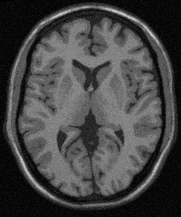
#> input picture 2-ImagenesDigitales/archivos-practica2/Ejercicio2/ImagenA.pgm, 181 x 217 px
$ python Ejercicio2B.py
#> lines starting #> are read from the running program, lines starting #| are printed output that depends on the picture
import cv2
import numpy as np
import matplotlib.pyplot as plt
from matplotlib.ticker import AutoMinorLocator
from matplotlib.ticker import MultipleLocator
import os.path

def read_pgm_file(file_name, path = r'C:\Users\Propietario\Desktop\ib\5-Maestría\Imágenes Médicas\Practicas\Practica2\archivos-practica2\\'):
    """ Función que lee un archivo .pgm

    Args:
        file_name (str): Nombre del archivo .pgm
        path (str): Ruta donde se encuentra el archivo .pgm

    Returns:
        img (np.array): Imagen en formato de array de numpy
    """
#> called with file_name = 'ImagenA.pgm'
    # Para abrir la imagen hay que cambiar el directorio a la carpeta donde está la imagen
    data_dir = os.path.dirname(path)

    # Vemos si la imagen existe
    file_path = os.path.join(data_dir, file_name)
    assert os.path.isfile(file_path), 'file \'{0}\' does not exist'.format(file_path)

    # Leemos la imágen utilizando OpenCV, con la bandera cv2.IMREAD_GRAYSCALE que indica que se leerá en escala de grises
    img = cv2.imread(file_name,flags=cv2.IMREAD_GRAYSCALE)
#> img is the input picture: shape (217, 181); min 0, max 219, mean 67.9

    # Si la imagen se leyó correctamente, mostramos su tamaño sinó mostramos un mensaje de error
    if img is not None:
        print('img.size: ', img.size)
#| img.size:  39277
    else:
        print('imread({0}) -> None'.format(file_path))

    return img


def transformacion_binaria(img):
    """ Función que realiza una trasnformación binaria a una imagen
    T(pixel) = 1 si 0 < r < 128
    T(pixel) = 0 si r >= 128
    Args:
        img (np.array): Imagen en formato de array de numpy

    Returns:
        imout (np.array): Imagen transformada
    """
    pixels = img.flatten()
    s = np.zeros(len(pixels))
    for i, r in enumerate(pixels):
        if 0 < r < 128:
            s[i] = 1
        elif r >= 128:
            s[i] = 0
#> this loop made 39277 passes
#> r on passes 1 to 3: 0, 0, 0
    imout = s.reshape(img.shape)
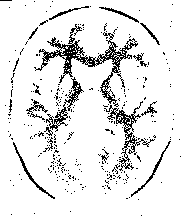
#> imout: shape (217, 181) float64; values 0 (black) and 1 (white), 90.1% white; black in thin lines or dots
    return imout

def save_plot_img(im, filename):
#> called with filename = 'Out_ImagenATransformacion1.pdf'
    fig = plt.figure()
    ax1 = plt.subplot(1, 1, 1)
    vmin = np.amin(im)
#> vmin = 0
    vmax = np.max(im)
#> vmax = 1
    imgplot = ax1.imshow(im,cmap='gray', vmin=vmin, vmax=vmax)
    ax1.set_xlabel('x', fontsize = 12)
    ax1.set_ylabel('y', fontsize = 12)
    fig.colorbar(imgplot, ax=ax1)
    plt.savefig(filename, bbox_inches='tight')
    plt.show()

def gamma_transform(img, gamma):
    """Función que realiza una trasnformación gamma a una imagen
    T(pixel) = s_max * (r/r_max) ** gamma
    Args:
        img (np.array): Imagen en formato de array de numpy
        gamma (float): Valor de gamma

    Returns:
        imout (np.array): Imagen transformada
    """
    pixels = img.flatten()
    s = np.zeros(len(pixels))
    s_max = 255
    r_max = max(pixels)
    for i, r in enumerate(pixels):
        s[i] = s_max * (r/r_max) ** gamma

    imout = s.reshape(img.shape)
    return imout


def resta(img1, img2):
    return img1 - img2

if __name__ == "__main__":
    # Leemos la imagen A
    infile = 'ImagenA.pgm'
    img = read_pgm_file(infile)

    # Hacemos la trasformación 1
    T1_img = transformacion_binaria(img)
    # Guardamos la imagen
    save_plot_img(T1_img, 'Out_ImagenATransformacion1.pdf')

    # Hacemos una lista con los gamma para la transformación gamma
    gammas = [0.2, 0.5, 2, 3]
    # Hacemos una lista con las imagenes aplicando la trasformacion gamma
    images_gamma = []

    # Hacemos la trasformación gamma
    for gamma in gammas:
        images_gamma.append(gamma_transform(img, gamma))
#> this loop made 4 passes
#> pass 1, in gamma_transform, `imout = s.reshape(img.shape)`:
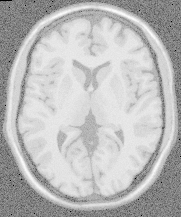
#> imout: shape (217, 181) float64; min 0, max 255, mean 187.5
#> pass 3, in gamma_transform (call 3), `imout = s.reshape(img.shape)`:
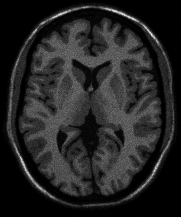
#> imout: shape (217, 181) float64; min 0, max 255, mean 36.7
#> after the loop, images_gamma = 4 items

    # Graficamos en la misma figura las cuatro imagenes de la trasformación gamma

    fig = plt.figure(figsize=(8,6))
    for i, im in enumerate(images_gamma):
        ax = plt.subplot(2, 2, i+1)
        vmin = np.amin(im)
        vmax = np.max(im)
        imgplot = ax.imshow(im,cmap='gray', vmin=vmin, vmax=vmax)
        if i == 0 or i == 2:
            ax.set_ylabel('y', fontsize = 12)
        if i == 2 or i == 3:
            ax.set_xlabel('x', fontsize = 12)
        ax.set_title('$\gamma$ = {}'.format(gammas[i]))

    plt.savefig('Out_ImagenATransformacionGamma.pdf')
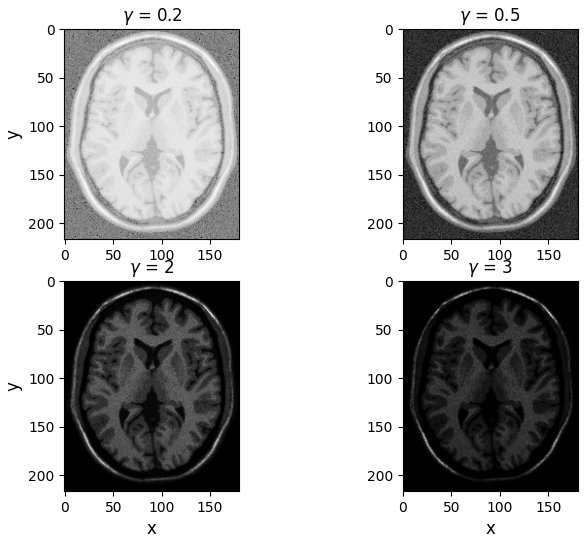
#> figure drawn by matplotlib, 4 panels
    plt.show()

    # Para la resta usamos solo la primera trasformación y las gamma con 0.2 y 3

    # Hacemos las tres restas y guardamos las imágenes

    resta_img1 = resta(img, T1_img)
    save_plot_img(resta_img1, 'Out_ImagenAResta1.pdf')

    resta_img = resta(T1_img, images_gamma[0])
#> in resta (call 2), `return img1 - img2`:
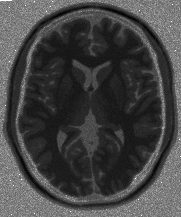
#> returned value: shape (217, 181) float64; min -255, max 0, mean -186.6; drawn with min black and max white
    save_plot_img(resta_img, 'Out_ImagenARestaGAMMA0.2.pdf')

    resta_img = resta(T1_img, images_gamma[3])
#> in resta (call 3), `return img1 - img2`:
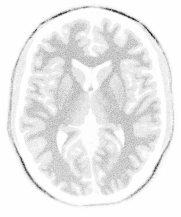
#> returned value: shape (217, 181) float64; min -255, max 1, mean -17.9; drawn with min black and max white
    save_plot_img(resta_img, 'Out_ImagenARestaGAMMA3.pdf')
#> call 4 of save_plot_img, with filename = 'Out_ImagenARestaGAMMA3.pdf'
#> in save_plot_img (call 4), `vmax = np.max(im)`: vmax = 1
#> in save_plot_img (call 4), `plt.savefig(filename, bbox_inches='tight')`:
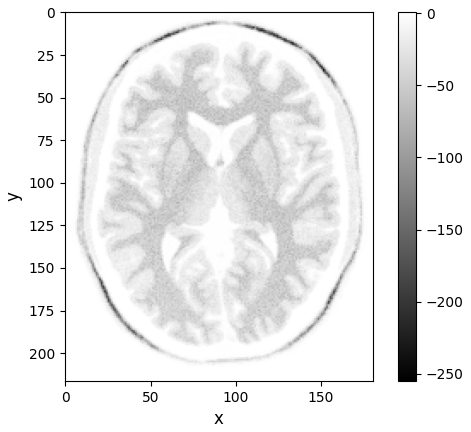
#> figure drawn by matplotlib, 2 panels
